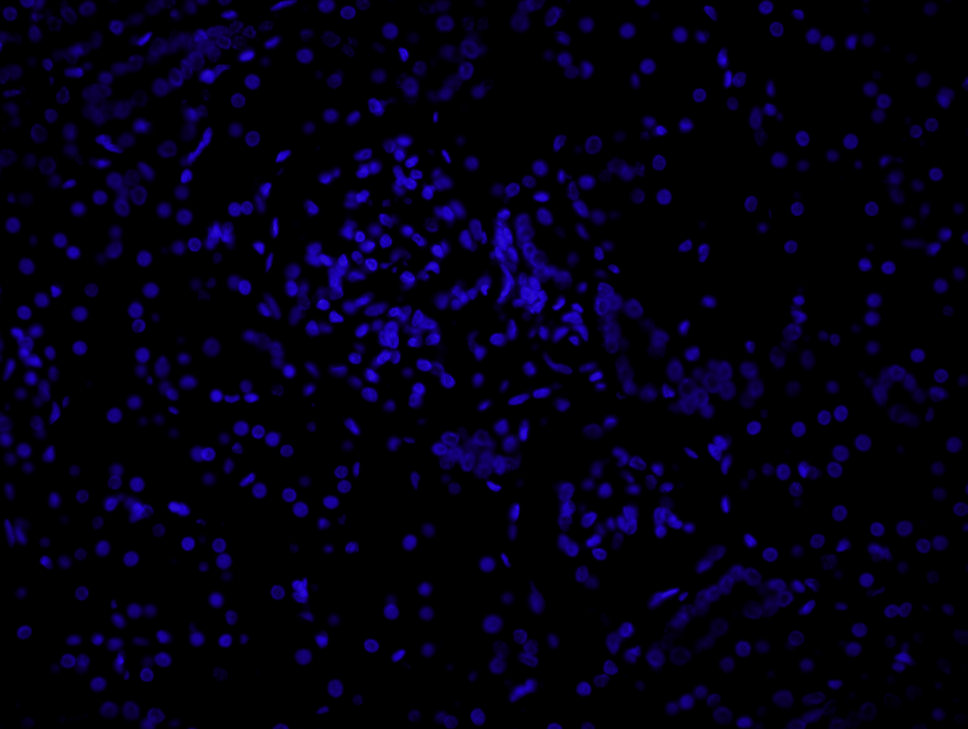
#> input picture test_images/Tv114.tif, 968 x 729 px, shrunk from 1360 x 1024 before the run, given in place of Tv114.png, which was not available
$ python watershed_implementation.py
#> lines starting #> are read from the running program, lines starting #| are printed output that depends on the picture; after the words box and inside, x2 and y2 are one past the last pixel; in counts of white or black regions, pixels touching at a corner belong together; pictures that were not available may be replaced by others from this repository, and a replacement may not be noted
import cv2
import numpy

img = cv2.imread("C:/Users/Marija/OneDrive/Zavrsni_rad/Tv114.png")
#> img is the input picture: shape (729, 968, 3); mean B, G, R 17.5, 0, 2.9
cv2.imshow("original", img)

# Change color space from blue, green, red to gray. Grayscale image is needed for later
# thresholding.
gray = cv2.cvtColor(img, cv2.COLOR_BGR2GRAY)

# Apply thresholding to the grayscale image. If the pixel value is greater than the threshold
# value, it is assigned one value (e.g. white), else it's assigned another value (e.g. black).
# First argument is the image source, second one is the threshold value which is used to classify
# pixel values. Third argument is maximum value which represents the value to be given if the pixel
# value is more (or less) than the threshold value. Fourth parameter is the type of thresholding.
# Since the only way to get a good threshold value is trial and error, it's usually more accurate
# to use Otsu binarization which automatically calculates the optimal threshold value and returns
# it as a first return value. The second return value is the thresholded image. When using the Otsu
# binarization, we pass zero as the threshold value (since it will be automatically calculated for
# us).
ret, thresh = cv2.threshold(gray, 0, 255, cv2.THRESH_BINARY + cv2.THRESH_OTSU)
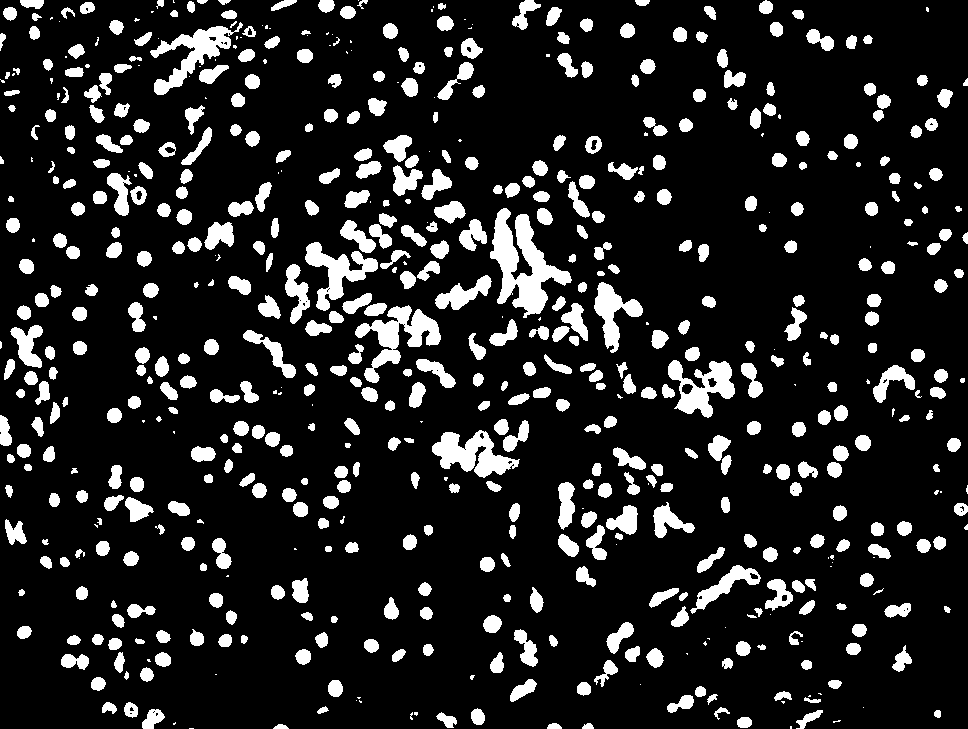
#> thresh: shape (729, 968); 13.9% white; 641 white regions (118 under 20 px), largest, box (x1, y1, x2, y2) and area: (490, 208, 572, 318) 3832, (355, 305, 441, 383) 2414, (432, 430, 520, 478) 2119
#> ret = 8
cv2.imshow("thresholded", thresh)

# Returns a 3x3 matrix of ones which is later used in the morphological filterings.
kernel = numpy.ones((3, 3), numpy.uint8)

# https://docs.opencv.org/trunk/d9/d61/tutorial_py_morphological_ops.html
#
# ---- EROSION ----
# The basic idea of erosion is just like soil erosion, only it erodes away the boundaries of
# foreground object (Always try to keep foreground in white). So what does it do? The kernel slides
# through the image (as in 2D convolution). A pixel in the original image (either 1 or 0) will be
# considered 1 only if all the pixels under the kernel are 1, otherwise it is eroded
# (made to zero). So what happens is that all of the pixels near boundary will be discarded
# depending upon the size of kernel. So the thickness or size of the foreground object decreases or
# simply white region decreases in the image. It is useful for removing small white noises,
# detaching two connected objects etc.
#
# ---- DILATION ----
# It is just opposite of erosion. Here, a pixel element is '1' if at least one pixel under the
# kernel is '1'. So it increases the white region in the image or size of the foreground object
# increases. Normally, in cases like noise removal, erosion is followed by dilation. Because
# erosion removes white noises and also shrinks our object, we dilate it. Since noise is
# gone it won't come back, but our object area increases. It is also useful in joining broken
# parts of an object.
#
# Opening is just another name for erosion followed by dilation.
opening = cv2.morphologyEx(thresh, cv2.MORPH_OPEN, kernel, iterations=2)
#> opening: shape (729, 968); 12.7% white; 504 white regions (2 under 20 px), largest, box (x1, y1, x2, y2) and area: (490, 209, 571, 314) 3766, (432, 432, 510, 477) 1984, (151, 26, 229, 95) 1867
cv2.imshow("noise_removal", opening)

# Sure background area
sure_bg = cv2.dilate(opening, kernel, iterations=3)
#> sure_bg: shape (729, 968); 27.1% white; 326 white regions, largest, box (x1, y1, x2, y2) and area: (282, 211, 458, 405) 16659, (432, 198, 591, 348) 9237, (615, 344, 738, 420) 4616
cv2.imshow("sure_bg", sure_bg)

# Finding sure foreground area
sure_fg = cv2.erode(opening, kernel, iterations=3)
#> sure_fg: shape (729, 968); 2.6% white; 459 white regions (191 under 20 px), largest, box (x1, y1, x2, y2) and area: (517, 217, 568, 311) 1156, (494, 212, 515, 297) 666, (436, 435, 488, 468) 569
cv2.imshow("sure_fg", sure_fg)

# Finding unknown region
sure_fg = numpy.uint8(sure_fg)
unknown = cv2.subtract(sure_bg, sure_fg)
#> unknown: shape (729, 968); 24.5% white; 327 white regions, largest, box (x1, y1, x2, y2) and area: (282, 211, 458, 405) 14440, (432, 198, 591, 348) 6974, (1, 283, 71, 425) 3971
cv2.imshow("unknown", unknown)

# Marker labelling
ret, markers = cv2.connectedComponents(sure_fg)
#> markers: shape (729, 968) int32; 460 distinct labels, from 0 to 459
#> ret = 460

# Add one to all labels so that sure background is not 0, but 1
markers = markers + 1
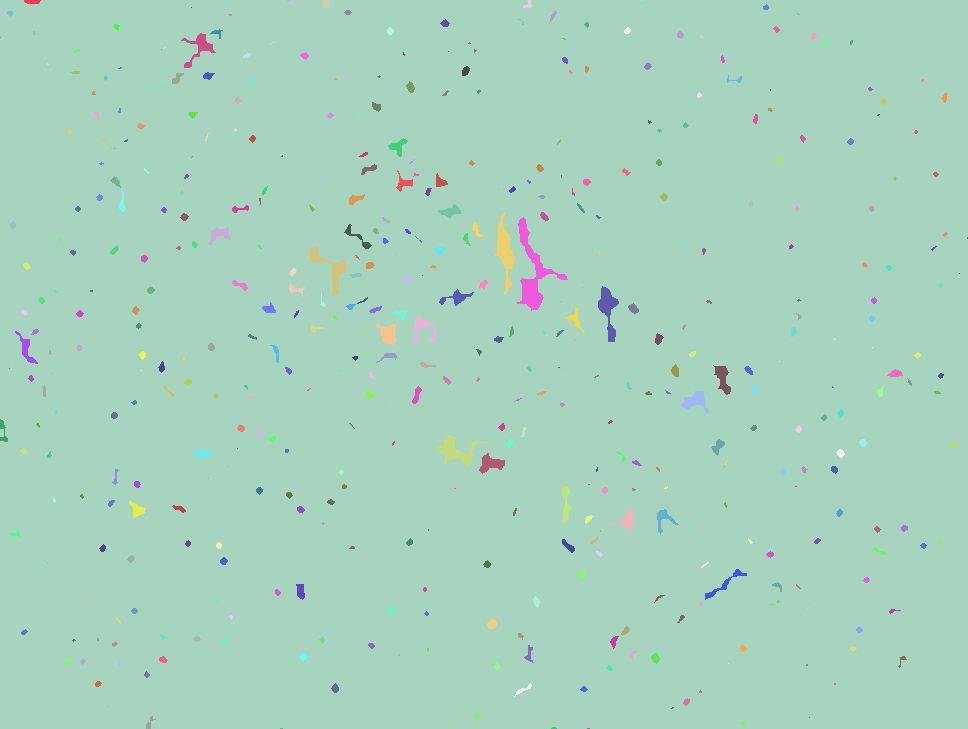
#> markers: shape (729, 968) int32; 460 distinct labels, from 1 to 460; one colour per label, 0 black

# Now, mark the region of unknown with zero
markers[unknown == 255] = 0
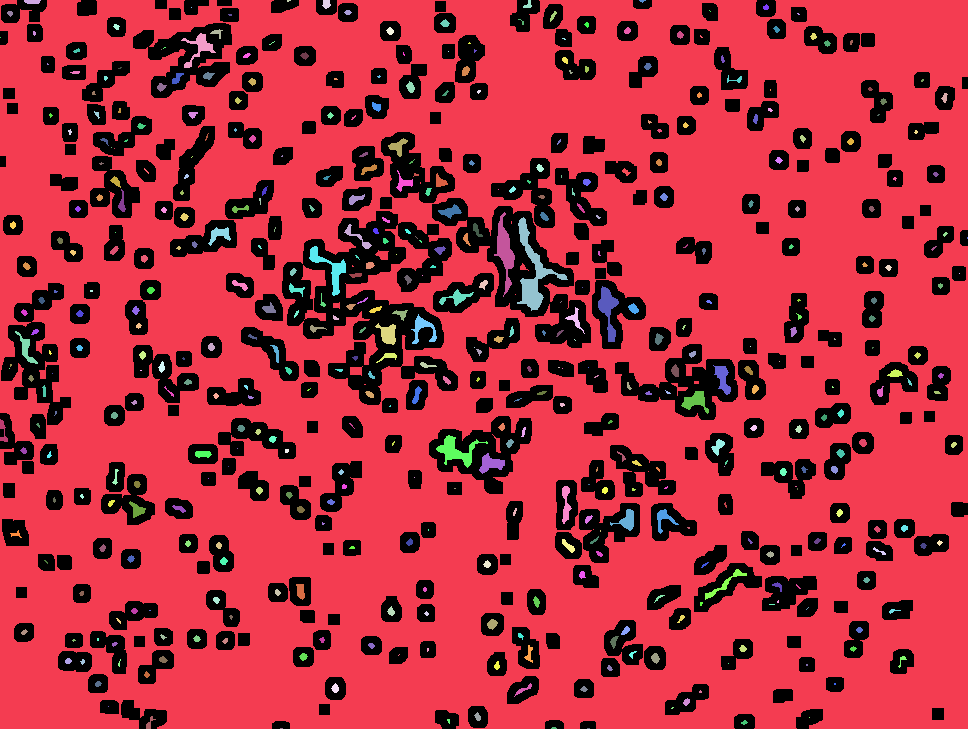
#> markers: shape (729, 968) int32; 461 distinct labels, from 0 to 460; one colour per label, 0 black

watershed_image = cv2.watershed(img, markers)
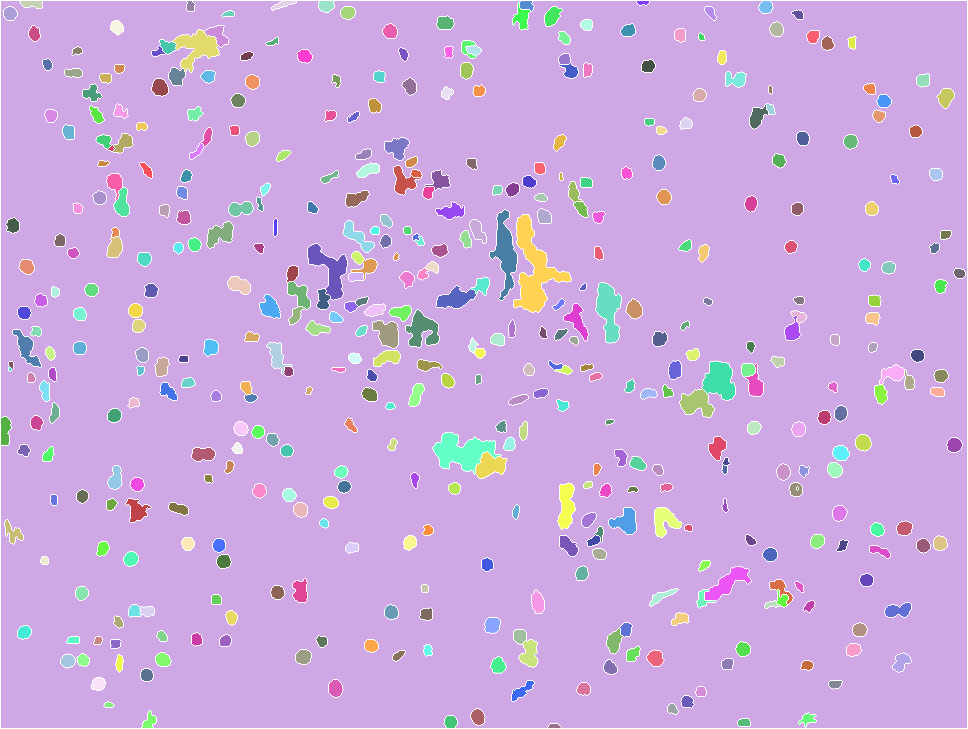
#> watershed_image: shape (729, 968) int32; 457 distinct labels, from -1 to 458; one colour per label, 0 black, -1 white
img[watershed_image == -1] = [255, 0, 0]
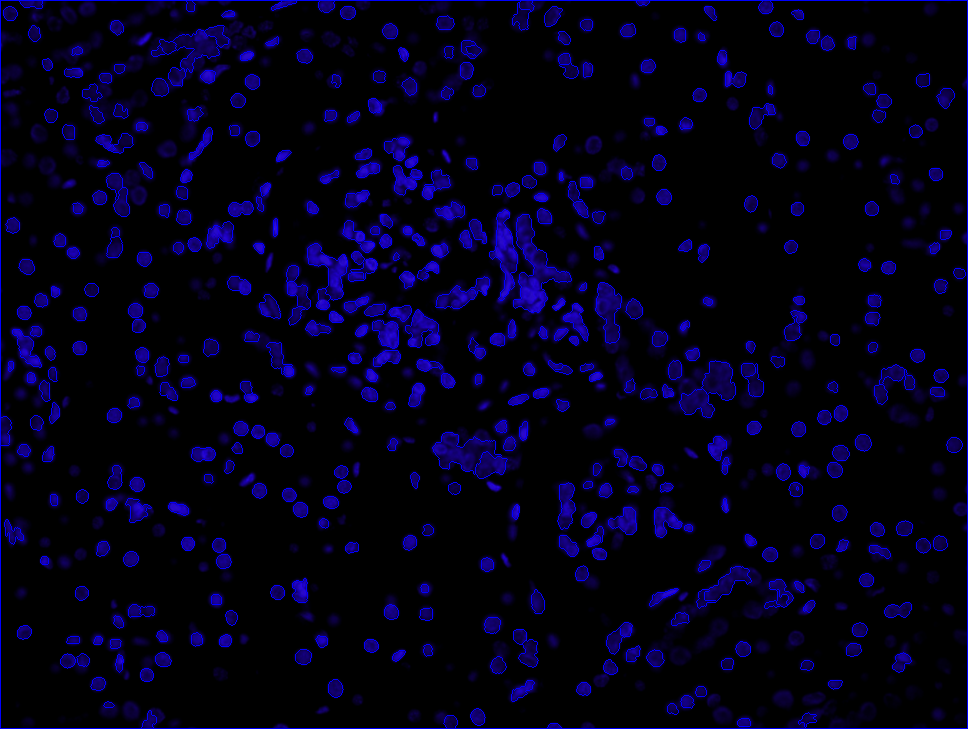
#> img: shape (729, 968, 3); 3.26% of pixels changed, all inside (x1, y1, x2, y2) = (0, 0, 968, 729)
cv2.imshow("watershed", img)

cv2.waitKey(0)

$ run again, with test_images/Tv111.tif copied over test_images/Tv114.tif
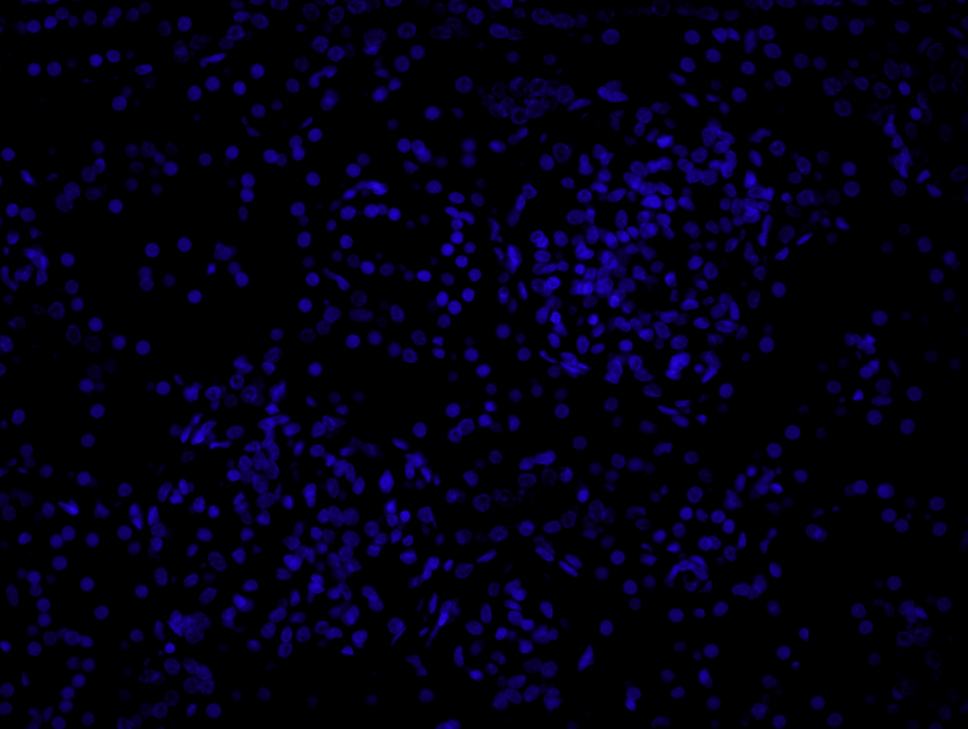
#> input picture test_images/Tv111.tif, 968 x 729 px, shrunk from 1360 x 1024 before the run, given in place of Tv114.png, which was not available
#> img is the input picture: shape (729, 968, 3); mean B, G, R 17.6, 0, 2.9
#> `ret, thresh = cv2.threshold(gray, 0, 255, cv2.THRESH_BINARY + cv2.THRE..`:
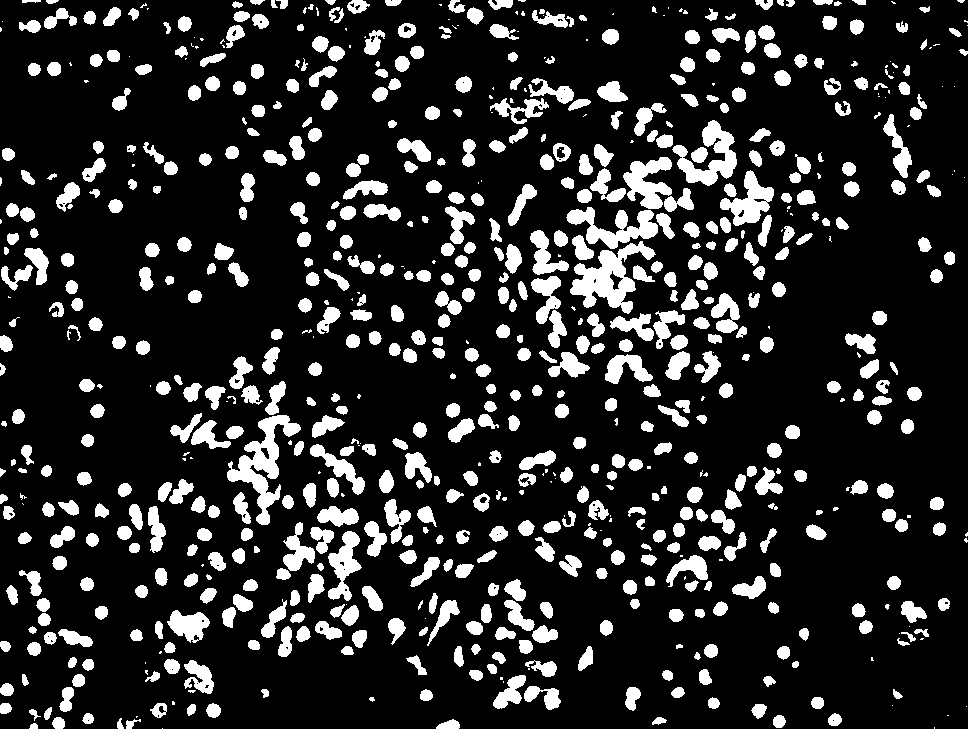
#> thresh: shape (729, 968); 16.4% white; 778 white regions (152 under 20 px), largest, box (x1, y1, x2, y2) and area: (227, 415, 301, 525) 2609, (570, 241, 656, 314) 2583, (672, 120, 737, 186) 1814
#> `ret, thresh = cv2.threshold(gray, 0, 255, cv2.THRESH_BINARY + cv2.THRE..`: ret = 7
#> opening: shape (729, 968); 14.6% white; 591 white regions (4 under 20 px), largest, box (x1, y1, x2, y2) and area: (571, 244, 654, 313) 2502, (227, 415, 300, 509) 2352, (678, 121, 737, 185) 1662
#> sure_bg: shape (729, 968); 31.5% white; 327 white regions, largest, box (x1, y1, x2, y2) and area: (495, 100, 777, 400) 37080, (245, 480, 419, 660) 13175, (224, 379, 368, 528) 7439
#> sure_fg: shape (729, 968); 2.7% white; 563 white regions (240 under 20 px), largest, box (x1, y1, x2, y2) and area: (575, 253, 632, 304) 797, (627, 160, 668, 206) 477, (173, 615, 200, 637) 335
#> unknown: shape (729, 968); 28.8% white; 328 white regions, largest, box (x1, y1, x2, y2) and area: (495, 100, 777, 400) 31943, (245, 480, 419, 660) 11785, (224, 379, 368, 528) 6465
#> `ret, markers = cv2.connectedComponents(sure_fg)`: ret = 564
#> watershed_image: shape (729, 968) int32; 561 distinct labels, from -1 to 563
#> `img[watershed_image == -1] = [255, 0, 0]`:
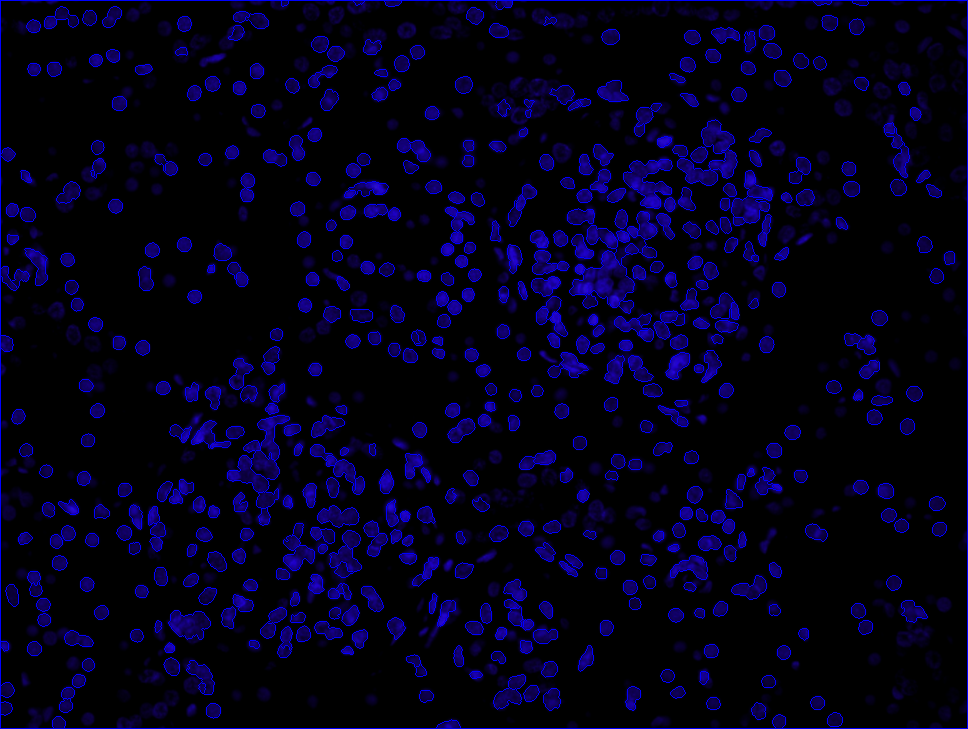
#> img: shape (729, 968, 3); 3.89% of pixels changed, all inside (x1, y1, x2, y2) = (0, 0, 968, 729)
